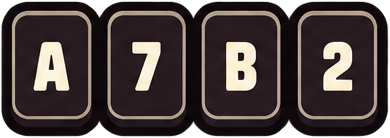
#> input picture assets/ui/controls/input-code.png, 390 x 138 px
$ python slice_sheet.py ../../assets/ui/controls/input-code.png
#> lines starting #> are read from the running program, lines starting #| are printed output that depends on the picture; after the words box and inside, x2 and y2 are one past the last pixel; in counts of white or black regions, pixels touching at a corner belong together
#> further down, data is the input picture: shape (138, 390, 4); mean R, G, B, A 59.9, 49.4, 48.8, 234.6
"""Slice a sheet of separate UI elements into individual trimmed PNGs.

Elements are found as connected opaque regions (merging nearby parts), ordered row by row,
and written with the names given. The soft glow halo around generated art is removed.

Usage (from code): slice_sheet(sheet_path, out_paths, merge_radius)
CLI preview:       python slice_sheet.py <sheet.png>   -> prints element boxes in order
"""

import sys
from pathlib import Path

import numpy as np
from PIL import Image
from scipy import ndimage as ndi

SOLID_ALPHA = 200  # below this is glow/shadow
MERGE_RADIUS = 3
KEEP_EDGE = 2  # px of anti-aliased edge kept around solid pixels
MIN_PIXELS = 400


def find_elements(rgba: np.ndarray, merge_radius: int = MERGE_RADIUS) -> list[tuple[int, int, int, int, np.ndarray]]:
    solid = rgba[:, :, 3] >= SOLID_ALPHA
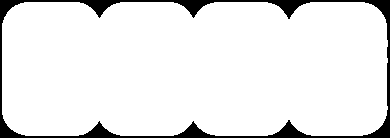
#> solid: shape (138, 390) bool; 92.1% white; 1 black region, box (x1, y1, x2, y2) and area: (0, 0, 390, 138) 4230
    merged = ndi.binary_dilation(solid, iterations=merge_radius)
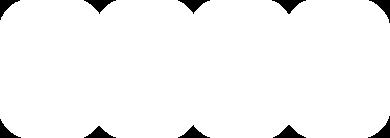
#> merged: shape (138, 390) bool; 96.7% white; 10 black regions, largest, box (x1, y1, x2, y2) and area: (272, 0, 306, 14) 200, (273, 125, 306, 138) 198, (84, 0, 116, 14) 185
    labels, count = ndi.label(merged)
#> count = 1
    elements = []
    for index, box in enumerate(ndi.find_objects(labels), start=1):
        mask = (labels[box] == index) & solid[box]
        if mask.sum() < MIN_PIXELS:
            continue
        elements.append((box[0].start, box[0].stop, box[1].start, box[1].stop, mask))
    # row-major: group by vertical center into rows, then left→right
    elements.sort(key=lambda e: (e[0] + e[1]) / 2)
    rows: list[list] = []
    for e in elements:
        center = (e[0] + e[1]) / 2
        if rows and abs(center - np.mean([(r[0] + r[1]) / 2 for r in rows[-1]])) < 80:
            rows[-1].append(e)
        else:
            rows.append([e])
    return [e for row in rows for e in sorted(row, key=lambda e: e[2])]


def extract(rgba: np.ndarray, element: tuple[int, int, int, int, np.ndarray]) -> Image.Image:
    y0, y1, x0, x1, mask = element
    # Keep translucent interiors (ghosts, fills) but drop the glow outside the outline.
    keep = ndi.binary_fill_holes(ndi.binary_dilation(mask, iterations=KEEP_EDGE))
    crop = rgba[y0:y1, x0:x1].copy()
    crop[~keep] = 0
    image = Image.fromarray(crop)
    bbox = image.getbbox()
    return image.crop(bbox) if bbox else image


def slice_sheet(sheet: Path, outputs: list[Path], merge_radius: int = MERGE_RADIUS) -> None:
    rgba = np.array(Image.open(sheet).convert("RGBA"))
    elements = find_elements(rgba, merge_radius)
    if len(elements) != len(outputs):
        raise SystemExit(f"{sheet.name}: found {len(elements)} elements, expected {len(outputs)}")
    for element, out in zip(elements, outputs, strict=True):
        out.parent.mkdir(parents=True, exist_ok=True)
        extract(rgba, element).save(out, optimize=True)


if __name__ == "__main__":
    data = np.array(Image.open(sys.argv[1]).convert("RGBA"))
    for i, (y0, y1, x0, x1, _) in enumerate(find_elements(data)):
        print(f"{i:2} x={x0:4}-{x1:4} y={y0:4}-{y1:4}")
#> this loop made 1 pass
#> (y0, y1, x0, x1) on pass 1: (0, 138, 0, 390)
#|  0 x=   0- 390 y=   0- 138

$ run again, on assets/ui/controls/chip-waiting.png
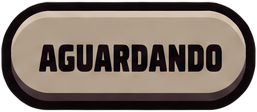
#> input picture assets/ui/controls/chip-waiting.png, 257 x 112 px
#> data is the input picture: shape (112, 257, 4); mean R, G, B, A 101.1, 88.4, 79.8, 223.1
#> in find_elements, `solid = rgba[:, :, 3] >= SOLID_ALPHA`:
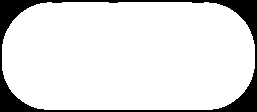
#> solid: shape (112, 257) bool; 87.7% white; 1 black region, box (x1, y1, x2, y2) and area: (0, 0, 257, 112) 3536
#> in find_elements, `merged = ndi.binary_dilation(solid, iterations=merge_radius)`:
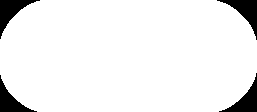
#> merged: shape (112, 257) bool; 92.9% white; 4 black regions, box (x1, y1, x2, y2) and area: (0, 0, 40, 39) 536, (217, 0, 257, 40) 536, (219, 73, 257, 112) 505, (0, 75, 37, 112) 472
#> count = 1
#> the loop `for i, (y0, y1, x0, x1, _) in enumerate(find_elements(data)):` made 1 pass
#> (y0, y1, x0, x1) on pass 1: (0, 112, 0, 257)
#> (printed output is left out)

$ run again, on assets/ui/controls/input-text.png
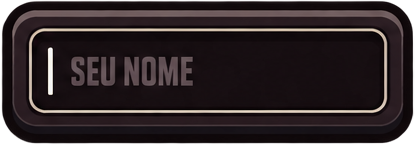
#> input picture assets/ui/controls/input-text.png, 415 x 145 px
#> data is the input picture: shape (145, 415, 4); mean R, G, B, A 37.8, 28.2, 30.5, 240.8
#> in find_elements, `solid = rgba[:, :, 3] >= SOLID_ALPHA`:
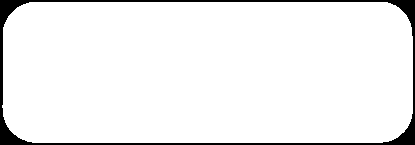
#> solid: shape (145, 415) bool; 94.5% white; 1 black region, box (x1, y1, x2, y2) and area: (0, 0, 415, 145) 3310
#> in find_elements, `merged = ndi.binary_dilation(solid, iterations=merge_radius)`:
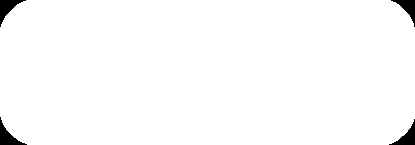
#> merged: shape (145, 415) bool; 98.3% white; 4 black regions, box (x1, y1, x2, y2) and area: (0, 117, 27, 145) 269, (0, 0, 26, 27) 258, (389, 119, 415, 145) 248, (391, 0, 415, 27) 236
#> count = 1
#> the loop `for i, (y0, y1, x0, x1, _) in enumerate(find_elements(data)):` made 1 pass
#> (y0, y1, x0, x1) on pass 1: (0, 145, 0, 415)
#> (printed output is left out)

$ run again, on assets/ui/controls/slider.png
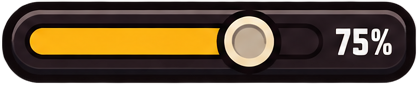
#> input picture assets/ui/controls/slider.png, 418 x 85 px
#> data is the input picture: shape (85, 418, 4); mean R, G, B, A 75.4, 57.2, 35.4, 231.6
#> in find_elements, `solid = rgba[:, :, 3] >= SOLID_ALPHA`:
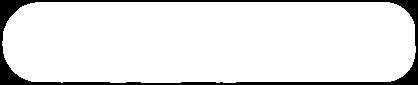
#> solid: shape (85, 418) bool; 90.4% white; 1 black region, box (x1, y1, x2, y2) and area: (0, 0, 418, 85) 3410
#> in find_elements, `merged = ndi.binary_dilation(solid, iterations=merge_radius)`:
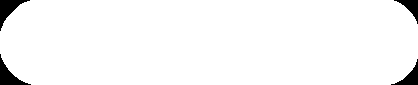
#> merged: shape (85, 418) bool; 96.9% white; 4 black regions, box (x1, y1, x2, y2) and area: (0, 0, 30, 31) 333, (0, 54, 31, 85) 328, (391, 59, 418, 85) 241, (394, 0, 418, 24) 214
#> count = 1
#> the loop `for i, (y0, y1, x0, x1, _) in enumerate(find_elements(data)):` made 1 pass
#> (y0, y1, x0, x1) on pass 1: (0, 85, 0, 418)
#> (printed output is left out)
